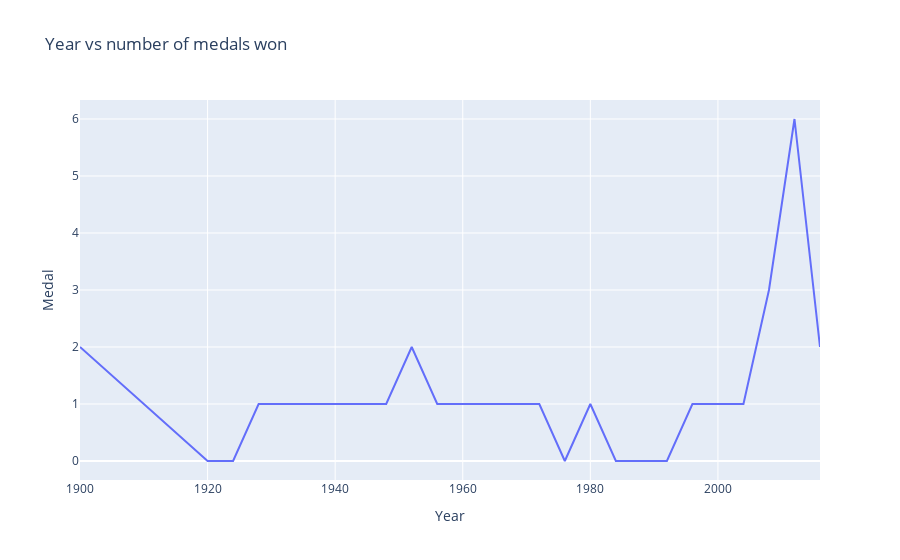

Source (notebook cell):
### Code cell
fig = px.line(country_medal_tally('India',S_df), x="Year",y='Medal', title='Year vs number of medals won')
fig.show()

### Figure 1 — Plotly figure (JSON) as saved in the notebook; plotly's stock layout.template omitted (floating-point values rounded to 4 significant figures)
{"data": [{"hovertemplate": "Year=%{x}<br>Medal=%{y}<extra></extra>", "legendgroup": "", "line": {"color": "#636efa", "dash": "solid"}, "marker": {"symbol": "circle"}, "mode": "lines", "name": "", "orientation": "v", "showlegend": false, "type": "scatter", "x": [2016, 2012, 2008, 2004, 2000, 1996, 1992, 1988, 1984, 1980, 1976, 1972, 1968, 1964, 1960, 1956, 1952, 1948, 1936, 1932, 1928, 1924, 1920, 1900], "xaxis": "x", "y": [2, 6, 3, 1, 1, 1, 0, 0, 0, 1, 0, 1, 1, 1, 1, 1, 2, 1, 1, 1, 1, 0, 0, 2], "yaxis": "y"}], "layout": {"legend": {"tracegroupgap": 0}, "title": {"text": "Year vs number of medals won"}, "xaxis": {"anchor": "y", "domain": [0, 1], "title": {"text": "Year"}}, "yaxis": {"anchor": "x", "domain": [0, 1], "title": {"text": "Medal"}}}}
